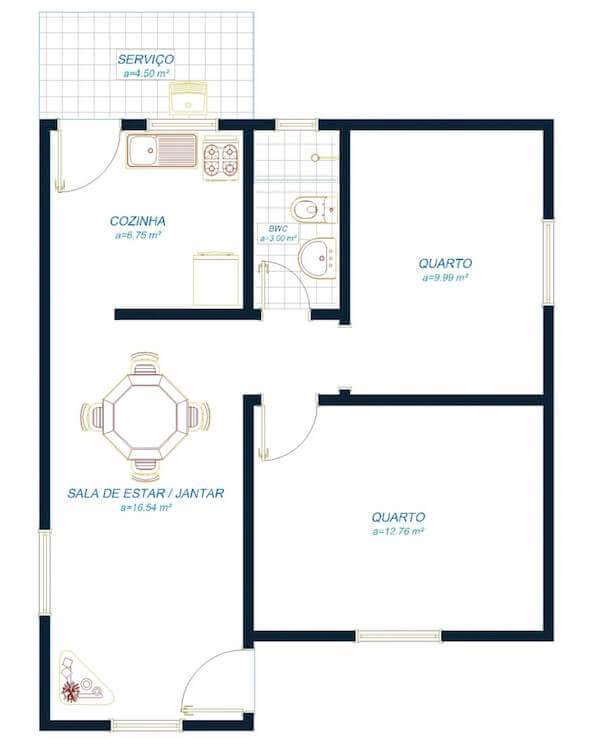
#> input picture planta_baixa.jpg, 590 x 738 px
$ python perceptions.py
#> lines starting #> are read from the running program, lines starting #| are printed output that depends on the picture; after the words box and inside, x2 and y2 are one past the last pixel; in counts of white or black regions, pixels touching at a corner belong together
import cv2
import numpy as np
from matplotlib import pyplot as plt
from math import atan2,degrees,sin,cos,radians
# import operator

class Perceptions:
    imageMap = np.zeros(0)
    def getWhitePoints(self,contours):
        dots = np.zeros(0)
        for contour in contours:
            dots = np.append(dots,(contour))
        dots = np.reshape(dots,(-1,2))
        return dots

    def AngleBtw2Points(self,pointA, pointB):
        changeInY = pointB[1] - pointA[1]
        changeInX = pointB[0] - pointA[0]
        theta = degrees(atan2(changeInY,changeInX))
        theta = (theta + 360) % 360
        return float("{:.2f}".format(theta))

    def DistBtw2Points(self,pointA, pointB):
        temp = pointB - pointA
        rho = np.linalg.norm(temp)
        return float("{:.2f}".format(rho))

    def Cartesian2Polar(self, pointB, pointA):
        pointA = np.asarray(pointA)
        pointB = np.asarray(pointB)
        rho = self.DistBtw2Points(pointA, pointB)
        theta = self.AngleBtw2Points(pointA, pointB)
        # print(theta)
        return np.asarray((rho,theta))

    def Polar2Cartesian(self, Polar):
        rho = Polar[0]
        theta = Polar[1]
        x = float("{:.2f}".format(rho*cos(radians(theta))))
        y = float("{:.2f}".format(rho*sin(radians(theta))))
        return np.asarray((x,y))

    def Preprocess(self, polarDots):
        cartDots = np.zeros(0)
        polarTheta = np.around( polarDots[:,1] )
        # processedDots = np.vstack((B, A)).T
        processedDots = np.full(360, -1)
        for i in range(polarTheta.shape[0]):
            if(polarTheta[i] == 360):
                polarTheta[i] = 0
            if(processedDots[int(polarTheta[i])] == -1):
                processedDots[int(polarTheta[i])] = polarDots[i,0]
            elif (polarDots[i,0] < processedDots[int(polarTheta[i])]):
                processedDots[int(polarTheta[i])] = polarDots[i,0]

        for i in range(360):
            if(processedDots[i] != -1):
                cart = self.Polar2Cartesian((processedDots[i],i))
                cartDots = np.append(cartDots, cart)
        cartDots = np.reshape(cartDots, (-1,2))
        return cartDots

    # [8 lines of commented-out code are left out]

    def Extract_imagePoins(self,planta,initial_point):
        lin = initial_point[0]
        col = initial_point[1]
        cont = 10

        alldots=np.zeros(0)
        while cont < max(col, lin, (planta.shape[1]-col), (planta.shape[0]-lin)): # distância até a borda mais próxima

            white = np.zeros((planta.shape), dtype=np.uint8)
            white = cv2.circle(white, (col,lin), cont, 255, -1)
            white = cv2.circle(white, (col,lin), (cont-2), 0, -1)

            cont += 5
            showimg = cv2.bitwise_and(planta,planta, mask = white)
            contours, _ = cv2.findContours(showimg,cv2.RETR_EXTERNAL,cv2.CHAIN_APPROX_SIMPLE)
            alldots = np.append(alldots, self.getWhitePoints(contours))
        alldots = np.reshape(alldots, (-1,2))
        return alldots


    def Readings_Sim(self, planta, initial_point):
        alldots=np.zeros(0)
        polarDots=np.zeros(0)
        initial_point = np.asarray(initial_point)
        alldots = self.Extract_imagePoins(planta, initial_point)

        for (x,y) in alldots:   # x = coluna y = linha
            polar = self.Cartesian2Polar((x,y),(x0,y0))
            polarDots = np.append(polarDots, polar)
        polarDots = np.reshape(polarDots, (-1,2))

        return polarDots

    def UpdateMap(self,planta, initial_point):
        polarDots = np.zeros(0)
        cartDots = np.zeros(0)
        polarDots = self.Readings_Sim(planta,(initial_point))
        cartDots = self.Preprocess(polarDots)
        # PlotMap(cartDots,img.shape,(y0,x0))
        self.imageMap = np.zeros(planta.shape)
        y0 = initial_point[0]
        x0 = initial_point[1]
        for (x,y) in cartDots:
            # print(x,y)
            # self.imageMap[int(y + y0) ,int(x + x0)] = 255
            self.imageMap = cv2.circle(self.imageMap, (int(x + x0),int(y + y0)), 5, 255, -1)
        plt.imshow(self.imageMap,'gray'),plt.show()
# y0 = int(input("linha "))
# x0 = int(input("coluna "))
y0 = 500
x0 = 300

img = cv2.imread('planta_baixa.jpg',0)
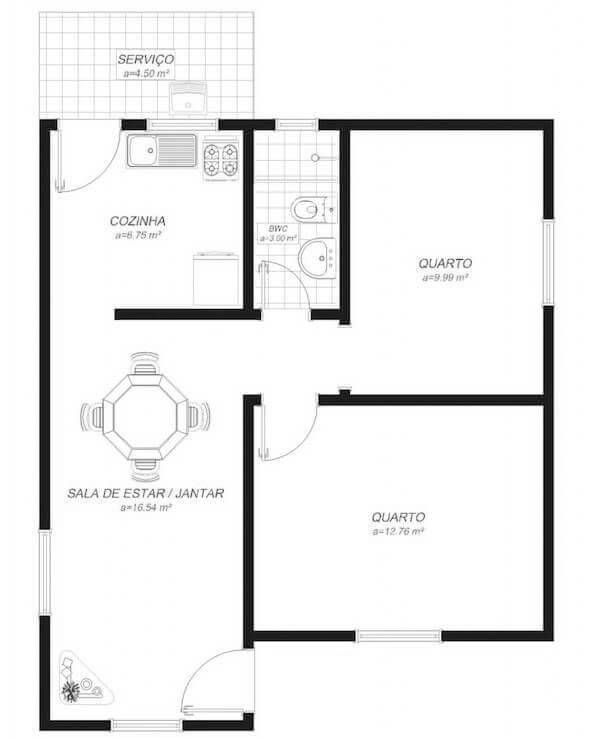
#> img: shape (738, 590); min 0, max 255, mean 236.5
plt.imshow(img, 'gray');plt.show()
_,planta  = cv2.threshold(img,80,255,cv2.THRESH_BINARY_INV)
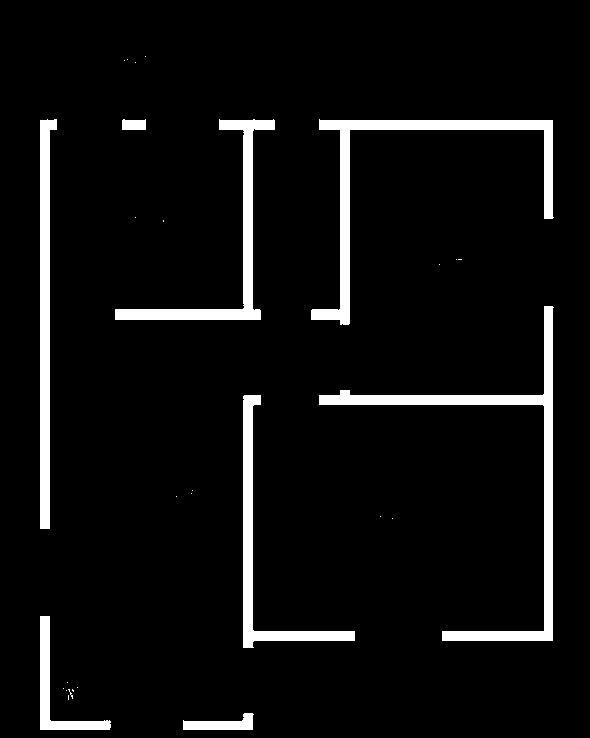
#> planta: shape (738, 590); 6% white; 29 white regions (21 under 20 px), largest, box (x1, y1, x2, y2) and area: (319, 306, 554, 641) 6338, (311, 119, 554, 325) 5408, (40, 119, 57, 529) 4164

kernel = np.ones((3,3),np.uint8)
planta = cv2.morphologyEx(planta, cv2.MORPH_OPEN, kernel)
#> planta: shape (738, 590); 6% white; 8 white regions, largest, box (x1, y1, x2, y2) and area: (319, 306, 553, 641) 6337, (311, 120, 553, 325) 5404, (40, 119, 57, 529) 4163
sim = Perceptions()
plt.imshow(planta, 'gray'), plt.show()
sim.UpdateMap(planta, (y0,x0))
#> the loop in Extract_imagePoins, `while cont < max(col, lin, (planta.shape[1]-col), (planta.shape[0]-lin..` made 98 passes
#> contours on passes 9, 13, 14, 15, 16, 17, 18, 19, 23, 24, 25, 29: 1 contour, all with area under 20, 2 contours, all with area under 20, 2 contours, all with area under 20, 2 contours, all with area under 20, 2 contours, all with area under 20, 2 contours, all with area under 20, 2 contours, all with area under 20, 3 contours, all with area under 20, 4 contours, all with area under 20, 2 contours, all with area under 20, 2 contours, all with area under 20, 3 contours, all with area under 20
#> after the loop in Extract_imagePoins, `while cont < max(col, lin, (planta.shape[1]-col), (planta.shape[0]-lin..`: alldots = 10538 values, max 729 at index 3661, min 40 at index 4982, mean 344.6; cont = 500
#> in Extract_imagePoins, `alldots = np.reshape(alldots, (-1,2))`: alldots = 5269 pairs, first value 40 to 552, second value 119 to 729
#> the loop in Readings_Sim, `for (x,y) in alldots:` made 5269 passes
#> (x, y, polar) on passes 5 to 7: (250, 500, [50, 180]), (251, 501, [49.01, 178.8]), (251, 509, [49.82, 169.6])
#> the loop in UpdateMap, `for (x,y) in cartDots:` made 288 passes
#> (x, y) on passes 1 to 3: (244, 0), (243.1, 21.27), (246.2, 30.22)
#> pass 1, in UpdateMap, `self.imageMap = cv2.circle(self.imageMap, (int(x + x0),int(y + y0)), 5..`:
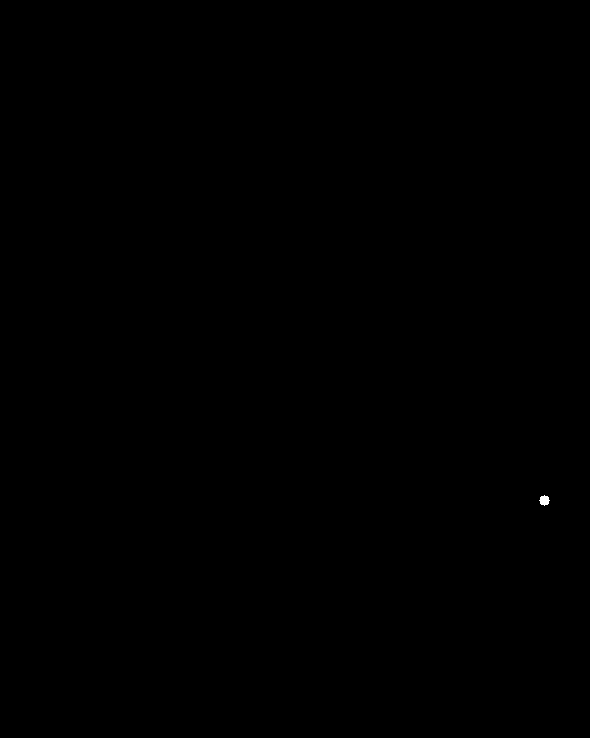
#> self.imageMap: shape (738, 590) float64; 0.02% white; 1 white region, box (x1, y1, x2, y2) and area: (539, 495, 550, 506) 81
#> after the loop in UpdateMap, `for (x,y) in cartDots:`:
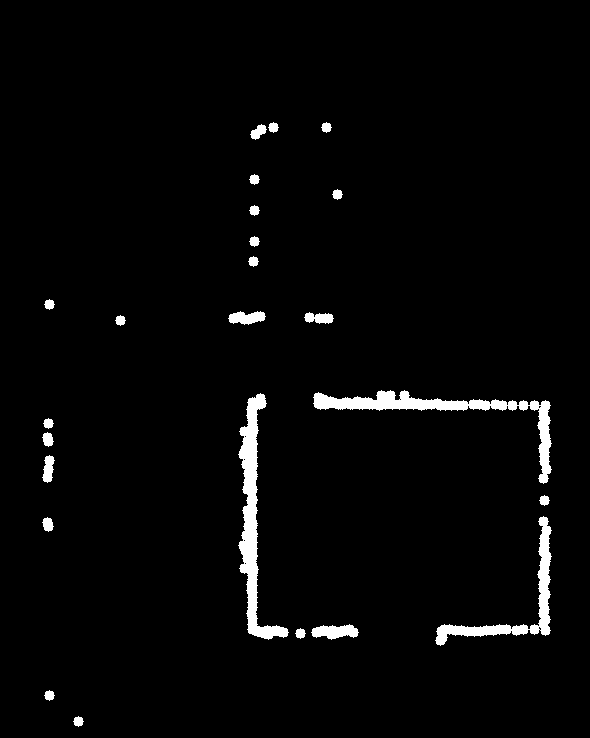
#> self.imageMap: shape (738, 590) float64; 2.7% white; 24 white regions, largest, box (x1, y1, x2, y2) and area: (238, 393, 289, 640) 3479, (313, 390, 552, 484) 3274, (435, 516, 552, 646) 2187

# [5 lines of commented-out code are left out]
